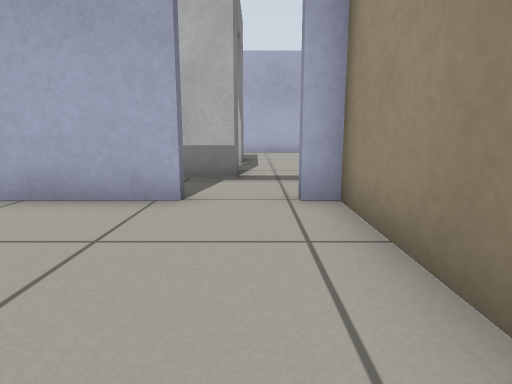
[1] (above)

16 first-person views from a walk through a world built for the Gazebo simulator. The camera is 0.5 m above the floor, tilts 10° down and sees 75° across. The floor is counted in squares, 0.5 m on a side. Each view is taken from the middle of a square. On the plan, view 1 faces up. The plan holds only what a view shows up to about 12 squares ahead; the rest is blank. Robots are left out.

[2]
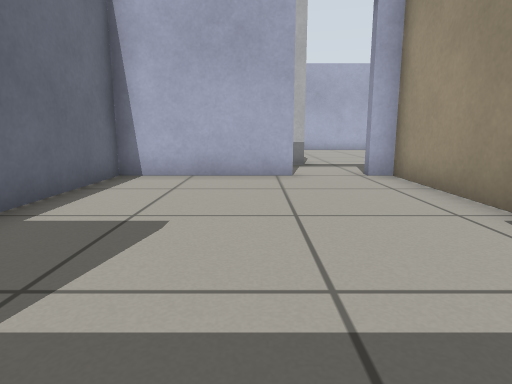

[3]
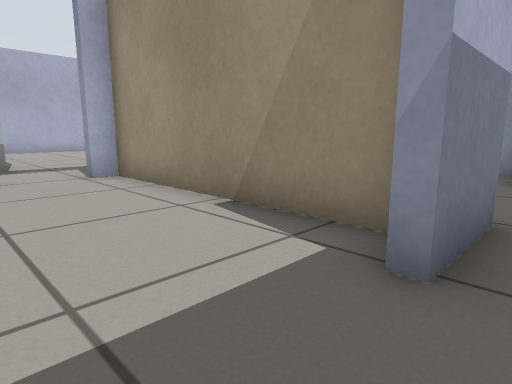

[4]
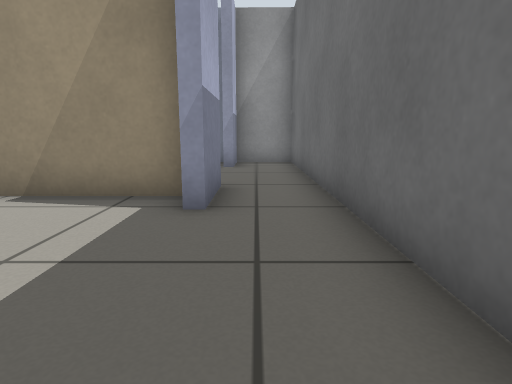

[5]
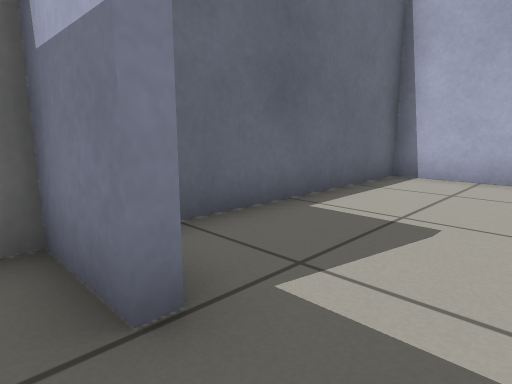

[6]
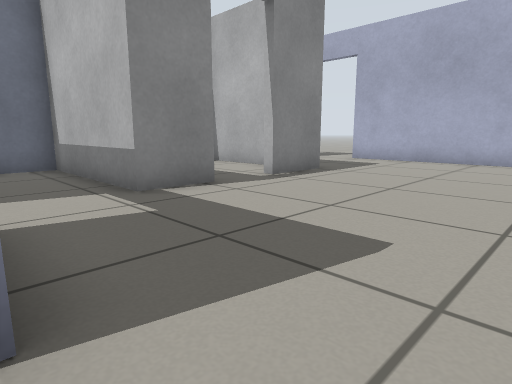

[7]
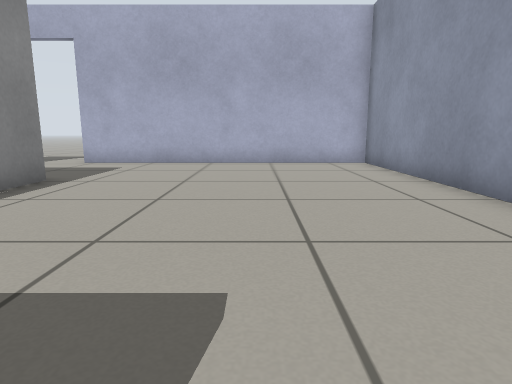

[8]
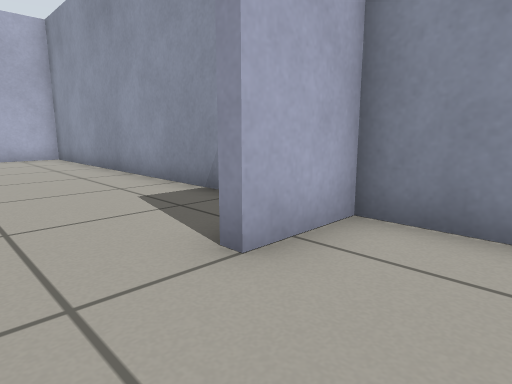

[9]
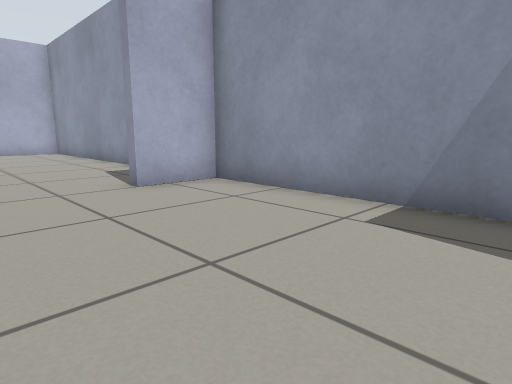

[10]
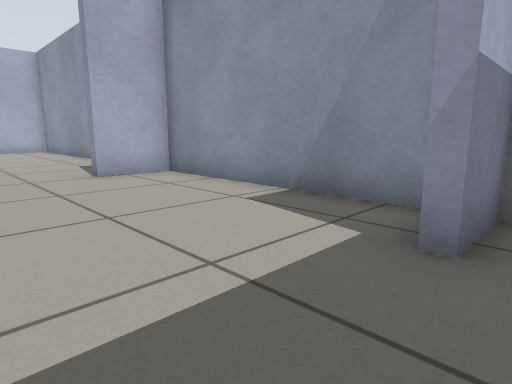

[11]
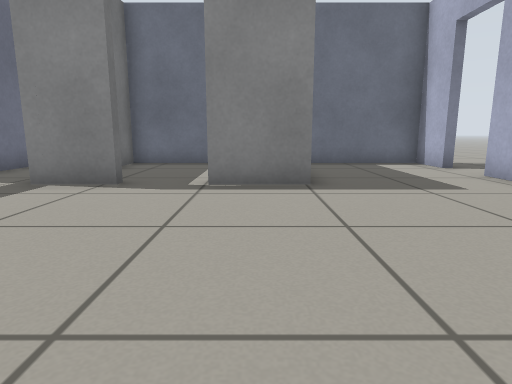

[12]
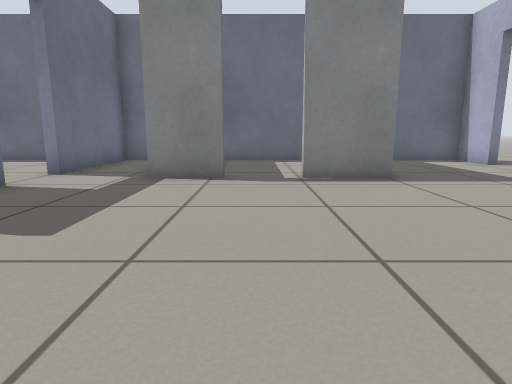

[13]
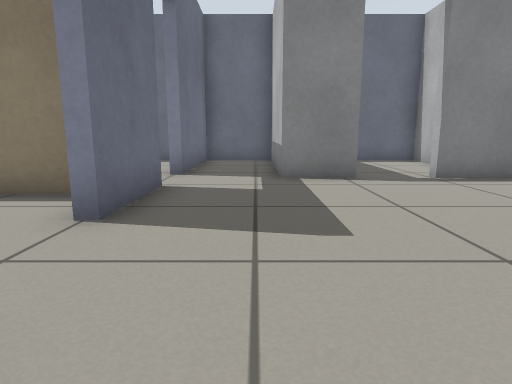

[14]
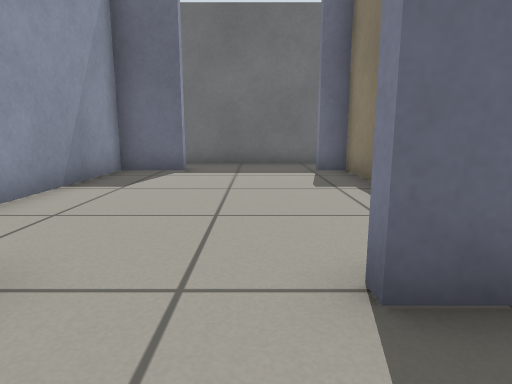

[15]
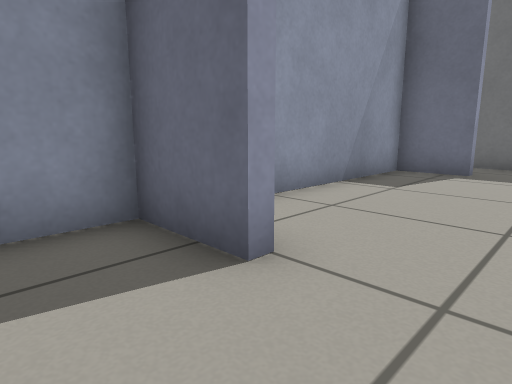

[16]
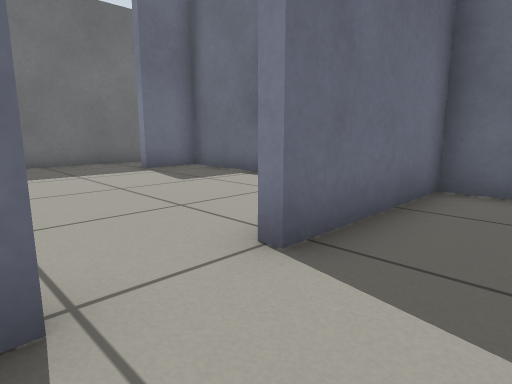

### Floor plan
Points are (right, up) in squares from view 1. A wall is a line through its corners. A room is listed if a view was taken in it or the views show most of it. See-through windows are left out.
Room 1 (view 1)
walls: (-1, 4.9) (-5.3, 4.9) (-5.3, -2) (-3.5, -2); (1.3, -1.9) (1.3, 4.9) (0.6, 4.9)
ways out: opening at (-1.5, -2) to room 2; open door at (-0.5, 5) to room 4
Room 2 (views 2, 3, 4, 5)
walls: (-3.5, -2.3) (-5.3, -2.3) (-5.3, -2.7); (-4.5, -4.2) (0.5, -4.2)
ways out: opening at (-1.5, -2) to room 1; opening at (1.5, -3) to room 5
Room 3 (views 6, 8, 9)
walls: (1.6, 0.1) (1.6, -2); (1.6, 4) (1.6, 2.8); (5.9, -2) (7.7, -2) (7.7, 4.9) (5.8, 4.9) (5.8, 5.2)
ways out: opening at (4.5, 5) to room 4; opening at (4, -2) to room 5
Room 4 (views 7, 11, 12, 13, 14, 15, 16)
walls: (-0.5, 13.1) (-0.5, 11.1); (-0.5, 9.3) (-0.5, 7.6) (-5.3, 7.6) (-5.3, 5.2) (-1.1, 5.2); (0.6, 5.2) (3.4, 5.2); (-3.6, 17.4) (-5.3, 17.4) (-5.3, 13.8); (5.8, 5.2) (7.7, 5.2) (7.7, 17.4) (-1.9, 17.4)
ways out: open door at (-0.5, 5) to room 1; opening at (4.5, 5) to room 3; open door at (-1, 10.5) to room 6; open door at (-2.7, 17.7)
Room 5 (view 10)
walls: (2.4, -2.3) (0.2, -2.3); (0.5, -4.2) (7.7, -4.2) (7.7, -2.3) (5.9, -2.3)
ways out: opening at (1.5, -3) to room 2; opening at (4, -2) to room 3
Room 6 (no view inside)
walls: (-2.4, 12.8) (-5.3, 12.8) (-5.3, 7.9) (-4.1, 7.9)
ways out: open door at (-1, 10.5) to room 4

Where each view was taken, in squares from view 1:
view 1: 0 up, 0 right, facing up
view 2: 3 down, 2 left, facing up
view 3: 3 down, 2 left, facing up-right
view 4: 3 down, 4 left, facing right
view 5: 3 down, 2 left, facing up-left
view 6: 5 up, 5 right, facing up-left
view 7: 6 up, 4 right, facing up
view 8: 3 up, 4 right, facing up-right
view 9: 1 down, 3 right, facing up-right
view 10: 3 down, 3 right, facing up-right
view 11: 12 up, 6 right, facing left
view 12: 10 up, 7 right, facing left
view 13: 7 up, 7 right, facing left
view 14: 7 up, 4 right, facing down
view 15: 7 up, 4 right, facing down-right
view 16: 7 up, 1 right, facing down-left
